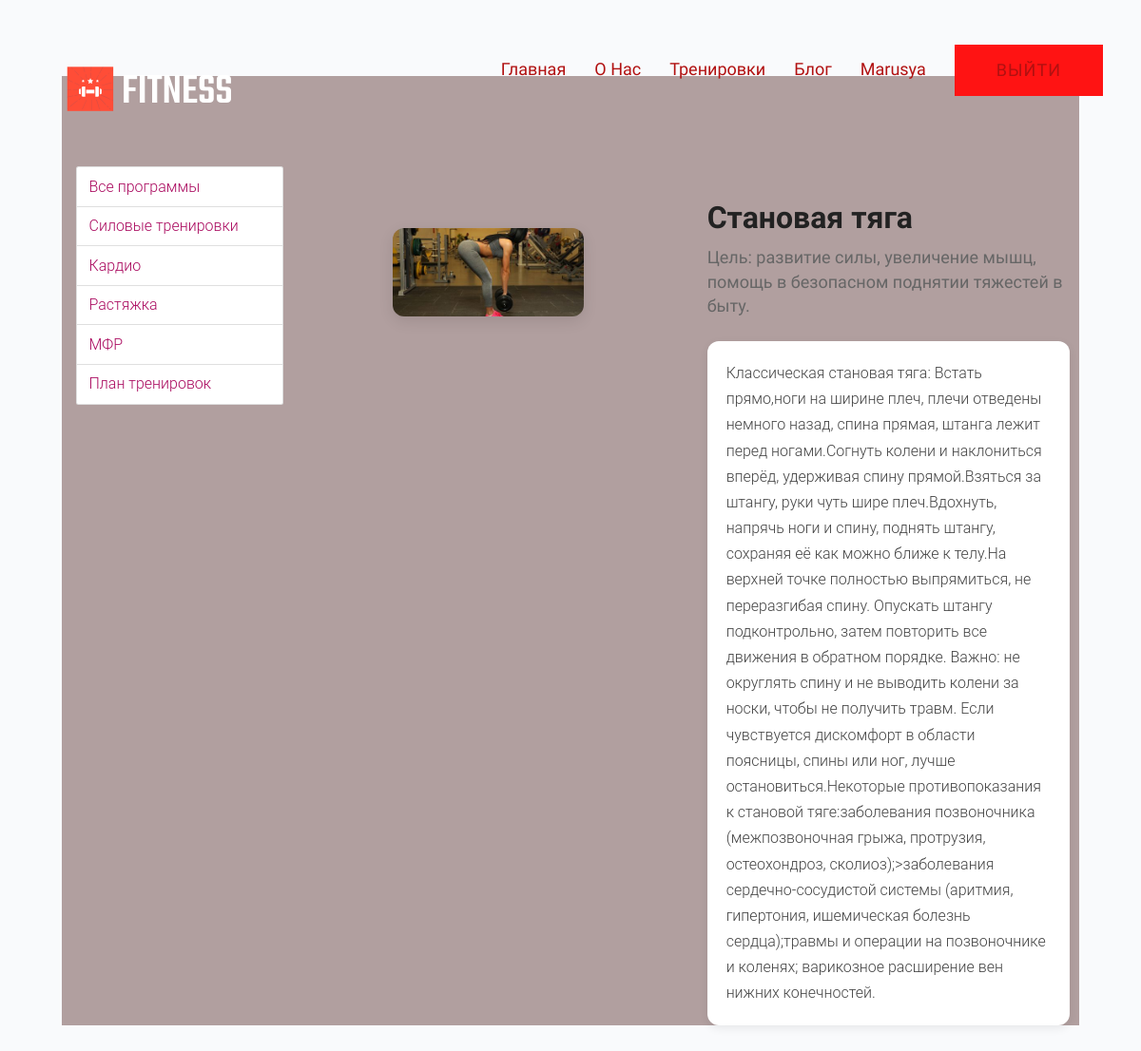
Screenshot of /programs/programs/1/ (signed in) with the database file from the repository.
### users/models.py (models this page shows, shortened)
class User(AbstractUser):
    phone = models.CharField(max_length=15, blank=True, null=True)
    image = models.ImageField(upload_to='profile_pics/', null=True, blank=True)

### programs/models.py (models this page shows, shortened)
class Programs(models.Model):
    name = models.CharField(max_length=100, unique=True, verbose_name='Программа')
    description = models.TextField(blank=True, verbose_name='Описание программы')
    class Meta:
        verbose_name = 'программу'
        verbose_name_plural = 'программы'

class Exercise(models.Model):
    name = models.CharField(max_length=250, verbose_name='Название упражнения')
    image = models.ImageField(upload_to='program_images/', blank=True, verbose_name='Изображение')
    description = models.TextField(blank=True, verbose_name='Описание')
    short_description = models.CharField(max_length=100, blank=True, verbose_name='Краткое описание')
    category = models.ForeignKey(Programs, on_delete=models.CASCADE, verbose_name='Программа')
    class Meta:
        verbose_name = 'упражнение'
        verbose_name_plural = 'упражнения'

### programs/views.py (the view)
# urls.py: path('programs/<int:pk>/', views.workouts, name='workouts'),
def workouts(request, pk):
    if not request.user.is_authenticated:
        return redirect('register')
    program_obj = get_object_or_404(Exercise, id=pk)
    context = {
        'title': program_obj.name,
        'exercise': program_obj,
        'categories': Programs.objects.all(),
    }
    return render(request, 'programs/workouts.html', context)

### programs/templates/programs/workouts.html (shortened to what this page needs)
{% extends 'coach/base.html' %}
{% load static %}
{% block css %}
<link rel="stylesheet" href="{% static 'assets/css/bootstrap.min.css' %}">
  <link rel="stylesheet" href="{% static 'assets/css/owl.carousel.min.css' %}">
  <link rel="stylesheet" href="{% static 'assets/css/slicknav.css' %}">
    <link rel="stylesheet" href="{% static 'assets/css/flaticon.css' %}">
    <link rel="stylesheet" href="{% static 'assets/css/gijgo.css' %}">
    <link rel="stylesheet" href="{% static 'assets/css/animate.min.css' %}">
    <link rel="stylesheet" href="{% static 'assets/css/animated-headline.css' %}">
  <link rel="stylesheet" href="{% static 'assets/css/magnific-popup.css' %}">
  <link rel="stylesheet" href="{% static 'assets/css/fontawesome-all.min.css' %}">
  <link rel="stylesheet" href="{% static 'assets/css/themify-icons.css' %}">
  <link rel="stylesheet" href="{% static 'assets/css/slick.css' %}">
  <link rel="stylesheet" href="{% static 'assets/css/nice-select.css' %}">
  <link rel="stylesheet" href="{% static 'assets/css/style.css' %}">
<link rel="stylesheet" href= "{% static 'css/style.css' %}">
{% endblock %}
{% block content %}
<div class="container">
    <div class="row">
        <div class="col-lg-3">
            {% include 'programs/category_program.html' %}
        </div>
        <div class="col-lg-9">
            <div class="row exercise-row">
                <div class="photo-section">
                    <img src="{{ exercise.image.url }}" alt="" class="big">
                </div>
                <div class="description-section">
                    <h1 class="title">{{ exercise.name }}</h1>
                    <h4>{{ exercise.short_description }}</h4>
                    <div class="description">
                        {{ exercise.description|safe }}
                    </div>
                </div>
            </div>
        </div>
    </div>
</div>
{% endblock %}

### coach/templates/coach/base.html (shortened to what this page needs)
<!doctype html>
{% load static %}
<html class="no-js" lang="zxx">
<head>
    {% block css %}{% endblock %}
<header>
        <div class="header-area header-transparent">
            <div class="main-header header-sticky">
                <div class="container-fluid">
                    <div class="row align-items-center">
                        <div class="col-xl-2 col-lg-2 col-md-1">
                            <div class="logo">
                                <a href="{% url 'index' %}"><img src="{% static 'assets/img/logo/logo.png' %}" alt=""></a>
                            </div>
                        </div>
                        <div class="col-xl-10 col-lg-10 col-md-10">
                            <div class="menu-main d-flex align-items-center justify-content-end">
                                <div class="main-menu f-right d-none d-lg-block">
                                    <nav>
                                        <ul id="navigation">
                                            <li><a href="{% url 'index' %}">Главная</a></li>
                                            <li><a href="{% url 'coach' %}">О нас</a></li>
                                            <li><a href="{% url 'program' %}">Тренировки</a></li>
                                            <li><a href="{% url 'post_list' %}">Блог</a></li>
                                            {% if user.is_authenticated %}
                                                <li><a href="{% url 'profile' %}">{{ user.username }}</a></li>
                                            <div class="header-right-btn f-right d-none d-lg-block ml-30">
                                                <a href="{% url 'logout' %}" class="btn header-btn">Выйти</a>
                                            </div>
                                            {% else %}
                                            <div class="header-right-btn f-right d-none d-lg-block ml-30">
                                                <a href="{% url 'login' %}" class="btn header-btn">Войти</a>
                                            </div>
                                            {% endif %}
                                        </ul>
                                    </nav>
                                </div>
                            </div>
                        </div>
                        <div class="col-12">
                        </div>
                    </div>
                </div>
            </div>
        </div>
    </header>
</head>
<body>
{% block content %}
{% endblock %}
</body>
</html>

### programs/templates/programs/category_program.html
<div class="list-group">
    <a href="{% url 'program' %}" class="list-group-item">Все программы</a>
    {% for category in categories %}
    <a href="{% url 'category' category.id %}" class="list-group-item">{{ category.name }}</a>
    {% endfor %}
</div>

### coach/static/css/style.css (style rules this page uses)
body { background-color:#FFF; font-family: "Lato", sans-serif; font-weight: 300; font-size:16px; line-height:18px; color:#777; }
a { color: #aa0a5f; }
a, a:hover, a:focus { text-decoration: none; outline: 0; }
h1, h2, h3, h4, h5, h6 { color: #333; margin:0; font-weight: normal; }
h1 { font-size: 28px; }
.title { margin: 50px 0 30px; }
.logo { padding-bottom: 30px; padding-left: 30px; padding-top: 70px; }
.btn { background:#ff1313; font-family:"Teko",sans-serif; text-transform:uppercase; padding:27px 44px; color:#fff; cursor:pointer; display:inline-block; font-size:18px; font-weight:300; border-radius:0px; line-height:1; -moz-user-select:none; letter-spacing:1px; line-height:0; margin-bottom:0; margin:10px; cursor:pointer; transition:color 0.4s linear; position:relative; z-index:1; border:0; overflow:hidden; margin:0 }
* { margin: 0; padding: 0; box-sizing: border-box; }
body { font-family: 'Roboto', sans-serif; color: #ccb5b5; line-height: 1.6; background-color: #d3dfeb; }
.container { padding-top: 80px; padding-bottom: 50px; max-width: 1200px; margin: 0 auto; width: 100%; background: #b19f9f; }
.col-lg-3 { padding-top: 80px; padding-right: 35px; }
.col-lg-9 { padding-left: 15px; padding-top: 80px; }
.row.exercise-row { display: flex; flex-wrap: wrap; gap: 30px; }
.photo-section { flex: 0 0 45%; max-width: 45%; padding: 80px; }
.big { width: 100%; height: auto; border-radius: 12px; box-shadow: 0 5px 15px rgba(0, 0, 0, 0.1); transition: transform 0.3s; display: block; }
.description-section { flex: 0 0 50%; max-width: 50%; padding-left: 20px; }
h1.title { font-size: 32px; color: #222; margin-bottom: 10px; font-weight: 700; line-height: 1.2; }
h4 { font-size: 18px; color: #666; margin-bottom: 25px; font-weight: 400; line-height: 1.4; }
.description { background-color: white; padding: 20px; border-radius: 12px; box-shadow: 0 3px 10px rgba(0, 0, 0, 0.08); line-height: 1.7; color: #444; }
body { font-family: 'Roboto', sans-serif; background-color: #dee5f7; color: #f3efef; line-height: 1.6; }
.container { max-width: 1070px; margin: 0 auto; padding: 0 15px; }
.row { display: flex; flex-wrap: wrap; margin-left: -15px; margin-right: -15px; }
body { font-family: 'Roboto', sans-serif; background-color: #f9fafc; color: #b8b2b2; line-height: 1.6; padding: 80px 0; }

### rows the page displays
User: username "Marusya"
Programs: name "Силовые тренировки"
Programs: name "Кардио"
Programs: name "Растяжка"
Programs: name "МФР"
Programs: name "План тренировок"
Exercise: image (picture), name "Становая тяга", short_description "Цель: развитие силы, увеличение мышц, помощь в безопасном поднятии тяжестей в быту.", description "Классическая становая тяга: Встать прямо,ноги на ширине плеч, плечи отведены немного назад, спина прямая, штанга лежит перед ногами.Согнуть колени и наклониться вперёд, удерживая спину прямой.Взяться за штангу, руки чуть шире плеч.Вдохнуть, напрячь ноги и спину, поднять штангу, сохраняя её как можно ближе к телу.На верхней точке полностью выпрямиться, не переразгибая спину. Опускать штангу подконтрольно, затем повторить все движения в обратном порядке. Важно: не округлять спину и не выводить колени за носки, чтобы не получить травм. Если чувствуется дискомфорт в области поясницы, спины или ног, лучше остановиться.Некоторые противопоказания к становой тяге:заболевания позвоночника…"
